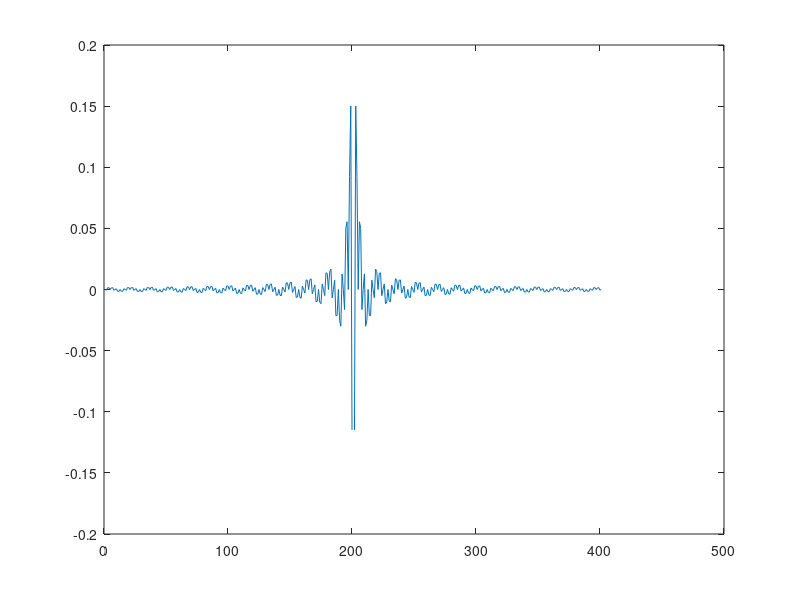
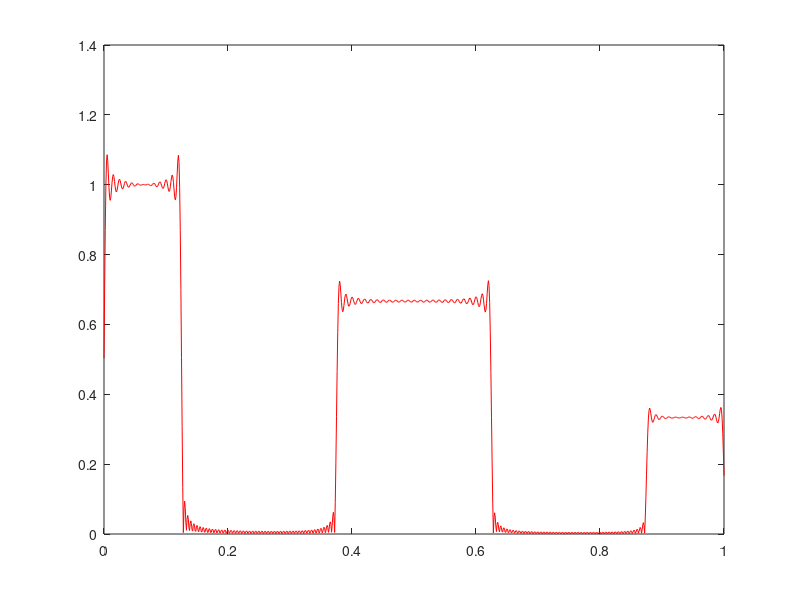

Write MATLAB code to recreate these figures, in order.
clear all; close all;
%%
n = -200:200;
n_d = 0;
h = sin(pi/8*n)./(pi*n) + 2/3*(-1).^n.*sin(3/8*pi*n)./(pi*n) + 1/3*(-1).^n.*sin(7/8*pi*n)./(pi*n);
figure;
plot(h)
%%
clc;clear all;
n=-200:1:200;
h1=(1/(2*pi))*((exp(j*pi*n/8))-1)./(j*n);
h2=(1/(2*pi))*(2/3)*((exp(j*5*pi*n/8))-(exp(j*3*pi*n/8)))./(j*n);
h3=(1/(2*pi))*(1/3)*((exp(j*pi*n))-(exp(j*7*pi*n/8)))./(j*n);
h=h1+h2+h3;
h(1,201)=1/6
w=0:(pi/1000):pi;
[H,w]=freqz(h,1,w);
figure;
plot(w/pi,abs(H),'r')